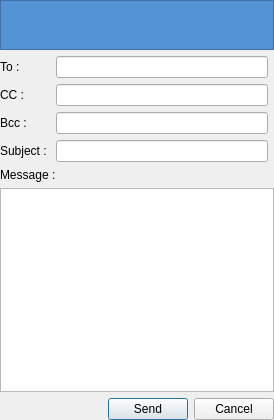
<?xml version="1.0" encoding="UTF-8"?>
<ui version="4.0">
 <class>UserSendMail</class>
 <widget class="QDialog" name="UserSendMail">
  <property name="geometry">
   <rect>
    <x>0</x>
    <y>0</y>
    <width>274</width>
    <height>420</height>
   </rect>
  </property>
  <property name="sizePolicy">
   <sizepolicy hsizetype="MinimumExpanding" vsizetype="MinimumExpanding">
    <horstretch>0</horstretch>
    <verstretch>0</verstretch>
   </sizepolicy>
  </property>
  <property name="windowTitle">
   <string>Mail Message</string>
  </property>
  <property name="styleSheet">
   <string notr="true">QFrame#TopFrame {
background-color: #5593d7;
}</string>
  </property>
  <layout class="QGridLayout" name="gridLayout">
   <property name="margin">
    <number>0</number>
   </property>
   <item row="0" column="0" colspan="3">
    <widget class="QFrame" name="TopFrame">
     <property name="minimumSize">
      <size>
       <width>0</width>
       <height>50</height>
      </size>
     </property>
     <property name="frameShape">
      <enum>QFrame::StyledPanel</enum>
     </property>
     <property name="frameShadow">
      <enum>QFrame::Raised</enum>
     </property>
     <layout class="QGridLayout" name="gridLayout_2">
      <item row="0" column="0">
       <widget class="QLabel" name="label">
        <property name="text">
         <string/>
        </property>
        <property name="pixmap">
         <pixmap resource="../resources/resources.qrc">:/icons/32/ms_icon_white.png</pixmap>
        </property>
       </widget>
      </item>
     </layout>
    </widget>
   </item>
   <item row="2" column="0">
    <widget class="QLabel" name="lblcc">
     <property name="text">
      <string>CC :</string>
     </property>
    </widget>
   </item>
   <item row="3" column="0">
    <widget class="QLabel" name="lblBcc">
     <property name="text">
      <string>Bcc :</string>
     </property>
    </widget>
   </item>
   <item row="4" column="0">
    <widget class="QLabel" name="label_2">
     <property name="text">
      <string>Subject : </string>
     </property>
    </widget>
   </item>
   <item row="6" column="0" colspan="2">
    <widget class="QLabel" name="lblMessage">
     <property name="text">
      <string>Message :</string>
     </property>
    </widget>
   </item>
   <item row="7" column="0" colspan="3">
    <widget class="QTextEdit" name="messageTextEdit">
     <property name="baseSize">
      <size>
       <width>0</width>
       <height>300</height>
      </size>
     </property>
    </widget>
   </item>
   <item row="8" column="0" colspan="3">
    <layout class="QHBoxLayout" name="horizontalLayout">
     <item>
      <spacer name="horizontalSpacer">
       <property name="orientation">
        <enum>Qt::Horizontal</enum>
       </property>
       <property name="sizeHint" stdset="0">
        <size>
         <width>40</width>
         <height>20</height>
        </size>
       </property>
      </spacer>
     </item>
     <item>
      <widget class="QPushButton" name="sendButton">
       <property name="text">
        <string>Send</string>
       </property>
      </widget>
     </item>
     <item>
      <widget class="QPushButton" name="cancelButton">
       <property name="text">
        <string>Cancel</string>
       </property>
      </widget>
     </item>
    </layout>
   </item>
   <item row="4" column="1">
    <widget class="QLineEdit" name="subjectTextEdit"/>
   </item>
   <item row="2" column="1">
    <widget class="QLineEdit" name="ccTextEdit"/>
   </item>
   <item row="3" column="1">
    <widget class="QLineEdit" name="bccTextEdit"/>
   </item>
   <item row="1" column="1">
    <widget class="QLineEdit" name="toTextEdit"/>
   </item>
   <item row="1" column="0">
    <widget class="QLabel" name="lblTo">
     <property name="text">
      <string>To :</string>
     </property>
     <property name="textFormat">
      <enum>Qt::PlainText</enum>
     </property>
    </widget>
   </item>
  </layout>
 </widget>
 <resources>
  <include location="../resources/resources.qrc"/>
  <include location="../resources/resources.qrc"/>
 </resources>
 <connections/>
</ui>
